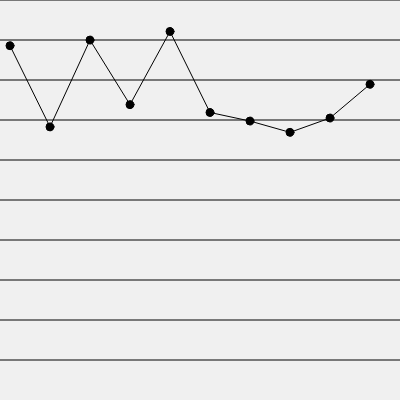
Frame 1 (no input)
Frame 60 (no input): identical to frame 1, image omitted
Frame 120 (the mouse pressed at the canvas centre since frame 60): identical to frame 1, image omitted

The p5.js sketch that drew this single still picture (run headless with seeded random() and noise() and a simulated clock; from frame 60 on, the mouse is pressed at the canvas centre):

// p5.js sketch
// ── sketch.js
// テキスト「配列を使った描画」練習問題：折れ線グラフ
let dx;
let scores;
function setup(){
  createCanvas(400, 400);
  background(240);

  // 配列をランダムに初期化する
  scores = [];
  for(let i = 0; i < 10; i++){
    scores[i] = random(60, 100); // 60以上100未満のランダムな数を代入
  } 
}

//数字の表示をつけたり消したりするためにsetupからdraw関数に変更しました
function draw(){
  createCanvas(400, 400);
  background(240);
  
  // 横線を引く
  const n = 10;
  for(let i = 0; i < n; i++){ line(0, height * i / n, width, height * i / n);}
 
  // ここからが本番
  fill(0);
  let px, py; // 線を引くために一つ前の点を覚えておく変数
  for(let i = 0; i < scores.length; i++){
    
    // BLANK[1]
    if(i == 0){px = 10 + dx * i; py = height - height * scores[i] / 100;}//iが0のときのみpxとpyにスタート位置を代入
    dx = width / scores.length;
    ellipse(10 + dx * i, height - height * scores[i] / 100, 8);
    line(px, py, 10 + dx * i, height - height * scores[i] / 100);
    px = 10 + dx * i;
    py = height - height * scores[i] / 100;
    
    //カーソルを合わせたときに数字が表示されるようにする
    let x = 10 + dx * i;
    let y = height - height * scores[i] / 100;
    if(dist(x, y, mouseX, mouseY) < 20){text(round(scores[i]), x + 10, y + 10);}
  }
}
